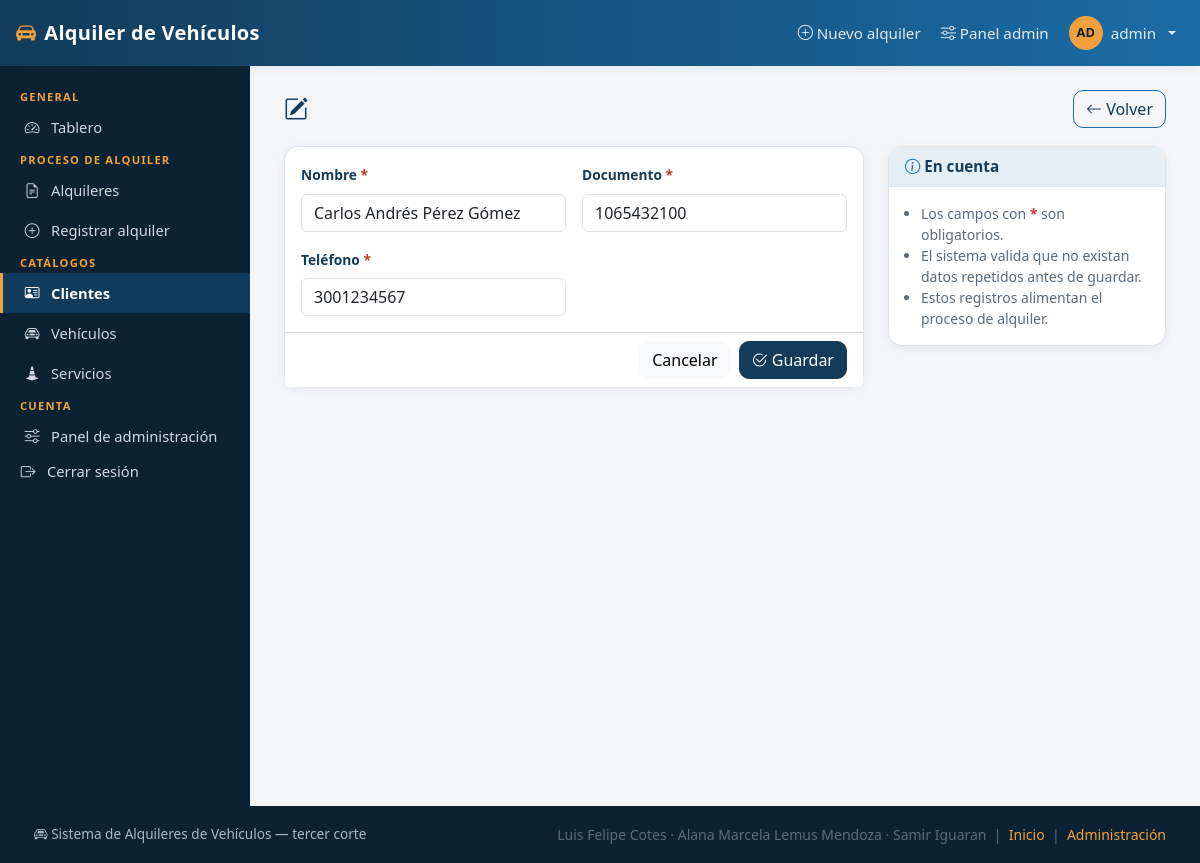
/clientes/1/editar/ (signed in), run on the app's committed database.
### clientes/models.py (models this page shows, shortened)
class Cliente(models.Model):
    pk_cli_id = models.AutoField(primary_key=True)
    cli_nombre = models.CharField("nombre", max_length=100)
    cli_documento = models.CharField("documento", max_length=20, unique=True)
    cli_telefono = models.CharField("teléfono", max_length=20)
    class Meta:
        verbose_name = "cliente"
        verbose_name_plural = "clientes"
        ordering = ["cli_nombre"]

### clientes/views.py (the view, shortened to what this page needs)
# urls.py: path("<int:pk>/editar/", views.ClienteUpdateView.as_view(), name="editar"),
class ClienteUpdateView(LoginRequiredMixin, PermissionRequiredMixin, UpdateView):
    model = Cliente
    form_class = ClienteForm
    template_name = "partials/formulario.html"
    permission_required = "clientes.change_cliente"
    titulo = "Editar cliente"
    subtitulo = "Actualice los datos de contacto o el documento."
    boton = "Guardar cambios"
    def get_context_data(self, **kwargs):
        ctx = super().get_context_data(**kwargs)
        ctx["volver_url"] = reverse("clientes:detalle", args=[self.object.pk_cli_id])
        return ctx

### clientes/forms.py (shortened to what this page needs)
class ClienteForm(forms.ModelForm):
    class Meta:
        model = Cliente
        fields = ["cli_nombre", "cli_documento", "cli_telefono"]
        widgets = {
            "cli_nombre": forms.TextInput(
                attrs={"class": "form-control", "placeholder": "Nombre completo"}
            ),
            "cli_documento": forms.TextInput(
                attrs={"class": "form-control", "placeholder": "C.C. / C.E. / NIT"}
            ),
            "cli_telefono": forms.TextInput(
                attrs={"class": "form-control", "placeholder": "3001234567"}
            ),
        }

### alquileres/templatetags/alquileres_extras.py (called while the page is built)
@register.filter(name="iniciales")
def iniciales(usuario):
    nombre = getattr(usuario, "get_full_name", lambda: "")() or getattr(
        usuario, "username", ""
    )
    partes = [p for p in nombre.split() if p]
    if not partes:
        return "?"
    texto = "".join(p[0] for p in partes[:2]).upper()
    return texto if len(texto) > 1 else (partes[0][:2].upper() or "?")

### templates/partials/formulario.html (shortened to what this page needs)
{% extends "base.html" %}
{% block contenido %}
<div class="cabecera-pagina">
  <div>
    <h1><i class="bi bi-pencil-square me-1"></i> {{ titulo }}</h1>
  </div>
  <a class="btn btn-outline-primary sin-impresion" href="{{ volver_url }}">
    <i class="bi bi-arrow-left"></i> Volver
  </a>
</div>
<div class="row">
  <div class="col-12 col-xl-8">
    <form method="post" novalidate>
      <div class="card">
        <div class="card-body">
          <div class="row g-3">
            {% for campo in form %}
              <div class="col-12 {% if campo.name|length > 30 %}col-md-12{% else %}col-md-6{% endif %} {% if campo.errors %}campo-invalido{% endif %}">
                <label class="form-label {% if campo.field.required %}requerido{% endif %}"
                       for="{{ campo.id_for_label }}">{{ campo.label }}</label>
                {{ campo }}
              </div>
            {% endfor %}
          </div>
        </div>
        <div class="card-footer bg-white d-flex gap-2 justify-content-end">
          <a class="btn btn-light" href="{{ volver_url }}">Cancelar</a>
          <button type="submit" class="btn btn-primary">
            <i class="bi bi-check2-circle"></i> {{ boton|default:"Guardar" }}
          </button>
        </div>
      </div>
    </form>
  </div>
  <div class="col-12 col-xl-4 mt-3 mt-xl-0">
    <div class="card">
      <div class="card-header"><i class="bi bi-info-circle"></i> En cuenta</div>
      <div class="card-body small texto-suave">
        <ul class="mb-0 ps-3">
          <li>Los campos con <span class="text-danger fw-bold">*</span> son obligatorios.</li>
          <li>El sistema valida que no existan datos repetidos antes de guardar.</li>
          <li>Estos registros alimentan el proceso de alquiler.</li>
        </ul>
      </div>
    </div>
  </div>
</div>
{% endblock %}

### templates/base.html (shortened to what this page needs)
{% load static alquileres_extras %}<!doctype html>
<html lang="es">
<head>
  <link href="https://cdn.jsdelivr.net/npm/bootstrap@5.3.3/dist/css/bootstrap.min.css" rel="stylesheet">
  <link href="https://cdn.jsdelivr.net/npm/bootstrap-icons@1.11.3/font/bootstrap-icons.min.css" rel="stylesheet">
  <link rel="stylesheet" href="{% static 'css/estilo.css' %}">
</head>
<body class="d-flex flex-column min-vh-100">
{% block navbar %}
<nav class="navbar navbar-expand-lg app-navbar sticky-top">
  <div class="container-fluid px-3">
    <a class="navbar-brand d-flex align-items-center gap-2" href="{% url 'dashboard' %}">
      <i class="bi bi-car-front-fill"></i><span>Alquiler de Vehículos</span>
    </a>
    <ul class="navbar-nav ms-auto align-items-lg-center gap-lg-1">
      <li class="nav-item d-none d-md-block">
        <a class="nav-link" href="{% url 'alquileres:registrar' %}">
          <i class="bi bi-plus-circle"></i> Nuevo alquiler
        </a>
      </li>
      {% if user.is_staff %}
      <li class="nav-item d-none d-lg-block">
        <a class="nav-link" href="/admin/"><i class="bi bi-sliders"></i> Panel admin</a>
      </li>
      {% endif %}
      <li class="nav-item dropdown">
        <a class="nav-link dropdown-toggle d-flex align-items-center gap-2" href="#" role="button"
           data-bs-toggle="dropdown" aria-expanded="false">
          <span class="avatar">{{ user|iniciales }}</span>
          <span class="d-none d-sm-inline">{{ user.get_username }}</span>
        </a>
      </li>
    </ul>
  </div>
</nav>
{% endblock %}
<div class="layout flex-grow-1">
  {% block sidebar %}
  <aside class="app-sidebar d-none d-lg-block">
    {% include "partials/_menu_lateral.html" %}
  </aside>
  {% endblock %}
  <main class="app-main">
    {% block contenido %}{% endblock %}
  </main>
</div>
{% block footer %}
<footer class="app-footer">
  <div class="d-flex flex-wrap justify-content-between align-items-center gap-2">
    <span><i class="bi bi-car-front"></i> Sistema de Alquileres de Vehículos — tercer corte</span>
    <span class="texto-suave">
      Luis Felipe Cotes · Alana Marcela Lemus Mendoza · Samir Iguaran
      &nbsp;|&nbsp; <a href="{% url 'dashboard' %}">Inicio</a>
      &nbsp;|&nbsp; <a href="/admin/">Administración</a>
    </span>
  </div>
</footer>
{% endblock %}
</body>
</html>

### static/css/estilo.css (style rules this page uses)
:root { --azul-900: #0b2233; --azul-800: #123c5a; --azul-600: #1b6ca8; --azul-100: #e6eef5; --ambar: #f2a03d; --exito: #2e8b57; --alerta: #d9822b; --peligro: #c0392b; --fondo: #f4f6f9; --superficie: #ffffff; --texto: #1f2933; --texto-suave: #5b6b7b; --borde: #dce3ea; --radio: 14px; --sombra: 0 2px 10px rgba(11, 34, 51, .07); --sombra-alta: 0 10px 30px rgba(11, 34, 51, .14); --alto-navbar: 60px; --ancho-menu: 250px; }
body { background: var(--fondo); color: var(--texto); font-family: "Segoe UI", Roboto, "Helvetica Neue", Arial, sans-serif; font-size: .95rem; }
a { color: var(--azul-600); text-decoration: none; }
h1, h2, h3, h4, h5 { color: var(--azul-800); font-weight: 600; }
.texto-suave { color: var(--texto-suave); font-size: .875rem; }
.btn { border-radius: 10px; font-weight: 500; }
.btn-primary { background: var(--azul-800); border-color: var(--azul-800); }
.btn-outline-primary { color: var(--azul-800); border-color: var(--azul-600); }
.app-navbar { background: linear-gradient(90deg, var(--azul-800), var(--azul-600)); min-height: var(--alto-navbar); box-shadow: var(--sombra); }
.app-navbar .navbar-brand { color: #fff; font-weight: 700; letter-spacing: .3px; }
.app-navbar .navbar-brand .bi { color: var(--ambar); }
.app-navbar .nav-link { color: rgba(255, 255, 255, .88); }
.avatar { width: 34px; height: 34px; border-radius: 50%; background: var(--ambar); color: var(--azul-900); display: inline-flex; align-items: center; justify-content: center; font-weight: 700; font-size: .8rem; }
.layout { display: flex; align-items: stretch; min-height: calc(100vh - var(--alto-navbar)); }
.app-sidebar { width: var(--ancho-menu); flex: 0 0 var(--ancho-menu); background: var(--azul-900); color: #cdd8e2; padding: 18px 0 30px; }
.app-main { flex: 1 1 auto; min-width: 0; padding: 24px clamp(14px, 3vw, 34px) 50px; }
.card { border: 1px solid var(--borde); border-radius: var(--radio); box-shadow: var(--sombra); }
.card-header { background: var(--azul-100); border-bottom: 1px solid var(--borde); font-weight: 600; color: var(--azul-800); border-radius: var(--radio) var(--radio) 0 0 !important; }
.card-header .bi { color: var(--azul-600); }
.form-label { font-weight: 600; color: var(--azul-800); font-size: .86rem; }
.requerido::after { content: " *"; color: var(--peligro); font-weight: 700; }
.app-footer { background: var(--azul-900); color: #a9b8c6; padding: 18px clamp(14px, 3vw, 34px); font-size: .85rem; margin-top: auto; }
.app-footer a { color: var(--ambar); }
.cabecera-pagina { display: flex; flex-wrap: wrap; gap: 12px; align-items: center; justify-content: space-between; margin-bottom: 18px; }
.cabecera-pagina h1 { font-size: 1.5rem; margin: 0; }

### data on the page
Cliente: form "Carlos Andrés Pérez Gómez" "1065432100" "3001234567"

### other printed values
{{ user|iniciales }} "AD"
{{ user.get_username }} "admin"
{{ campo.label }} "Nombre" "Documento" "Teléfono"
{{ boton|default:"Guardar" }} "Guardar"
